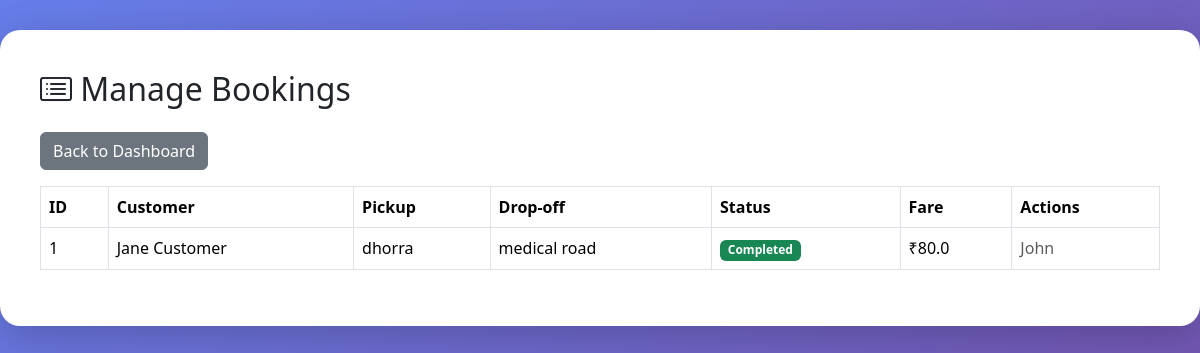
/admin/manage-bookings (signed in), run on the app's committed database.
### app.py (models this page shows)
class Booking(db.Model):
    __tablename__ = 'bookings'
    id = db.Column(db.Integer, primary_key=True)
    customer_id = db.Column(db.Integer, db.ForeignKey('users.id'), nullable=False)
    driver_id = db.Column(db.Integer, db.ForeignKey('drivers.id'))
    cab_id = db.Column(db.Integer, db.ForeignKey('cabs.id'))
    pickup_address = db.Column(db.String(255), nullable=False)
    dropoff_address = db.Column(db.String(255), nullable=False)
    scheduled_time = db.Column(db.DateTime)
    status = db.Column(db.String(20), default='pending')
    distance_km = db.Column(db.Float, default=0.0)
    fare_estimate = db.Column(db.Float, default=0.0)
    fare_final = db.Column(db.Float)
    created_at = db.Column(db.DateTime, default=datetime.utcnow)
    completed_at = db.Column(db.DateTime)

class User(db.Model):
    __tablename__ = 'users'
    id = db.Column(db.Integer, primary_key=True)
    username = db.Column(db.String(150), unique=True, nullable=False)
    email = db.Column(db.String(255), unique=True, nullable=False)
    password = db.Column(db.String(200), nullable=False)
    first_name = db.Column(db.String(100))
    last_name = db.Column(db.String(100))
    phone = db.Column(db.String(20))
    role = db.Column(db.String(20), nullable=False)  # customer, driver, admin
    is_active = db.Column(db.Boolean, default=True)
    created_at = db.Column(db.DateTime, default=datetime.utcnow)
    bookings = db.relationship('Booking', foreign_keys='Booking.customer_id', backref='customer', lazy=True)
    driver_profile = db.relationship('Driver', backref='user', uselist=False)

### app.py (the view)
@app.route('/admin/manage-bookings')
@role_required('admin')
def manage_bookings():
    status_filter = request.args.get('status', 'all')
    bookings = Booking.query.filter_by(status=status_filter).all() if status_filter != 'all' else Booking.query.all()
    drivers = Driver.query.filter_by(status='available').all()
    cabs = Cab.query.filter_by(status='available').all()
    return render_template('admin/manage_bookings.html', bookings=bookings, drivers=drivers, cabs=cabs)

### app.py (called while the page is built)
def role_required(*roles):
    def decorator(f):
        @wraps(f)
        def decorated_function(*args, **kwargs):
            if 'user_id' not in session:
                return redirect(url_for('login'))
            if session.get('role') not in roles:
                flash('Unauthorized access', 'danger')
                return redirect(url_for('dashboard'))
            return f(*args, **kwargs)
        return decorated_function
    return decorator

### templates/admin/manage_bookings.html (shortened to what this page needs)
<!DOCTYPE html>
<html lang="en">
<head>
  <link href="https://cdn.jsdelivr.net/npm/bootstrap@5.3.2/dist/css/bootstrap.min.css" rel="stylesheet">
  <link href="https://cdnjs.cloudflare.com/ajax/libs/bootstrap-icons/1.10.5/font/bootstrap-icons.min.css" rel="stylesheet">
</head>
<body>
  <div class="container-box">
    <h2 class="mb-4"><i class="bi bi-card-list"></i> Manage Bookings</h2>
    <div class="mb-3">
      <a href="/admin/dashboard" class="btn btn-secondary">Back to Dashboard</a>
    </div>
    <table class="table table-hover table-bordered">
      <thead>
        <tr>
          <th>ID</th>
          <th>Customer</th>
          <th>Pickup</th>
          <th>Drop-off</th>
          <th>Status</th>
          <th>Fare</th>
          <th>Actions</th>
        </tr>
      </thead>
      <tbody>
        {% for booking in bookings %}
        <tr>
          <td>{{ booking.id }}</td>
          <td>{{ booking.customer.first_name }} {{ booking.customer.last_name }}</td>
          <td>{{ booking.pickup_address }}</td>
          <td>{{ booking.dropoff_address }}</td>
          <td>
            {% if booking.status == 'pending' %}
              <span class="badge bg-warning">Pending</span>
            {% elif booking.status == 'assigned' %}
              <span class="badge bg-info">Assigned</span>
            {% elif booking.status == 'en_route' %}
              <span class="badge bg-primary">En Route</span>
            {% elif booking.status == 'completed' %}
              <span class="badge bg-success">Completed</span>
            {% else %}
              <span class="badge bg-secondary">{{ booking.status }}</span>
            {% endif %}
          </td>
          <td>₹{{ booking.fare_estimate }}</td>
          <td>
            {% if booking.status == 'pending' %}
              <form method="post" action="/admin/assign-booking/{{ booking.id }}" style="display:inline;">
                <select name="driver_id" class="form-select form-select-sm d-inline-block" style="width:auto;" required>
                  <option value="">Driver</option>
                  {% for driver in drivers %}
                    <option value="{{ driver.id }}">{{ driver.user.first_name }}</option>
                  {% endfor %}
                </select>
                <select name="cab_id" class="form-select form-select-sm d-inline-block" style="width:auto;" required>
                  <option value="">Cab</option>
                  {% for cab in cabs %}
                    <option value="{{ cab.id }}">{{ cab.registration_no }}</option>
                  {% endfor %}
                </select>
                <button type="submit" class="btn btn-sm btn-success">Assign</button>
              </form>
            {% else %}
              <span class="text-muted">
                {% if booking.driver %}
                  {{ booking.driver.user.first_name }}
                {% else %}
                  N/A
                {% endif %}
              </span>
            {% endif %}
          </td>
        </tr>
        {% else %}
        <tr><td colspan="7" class="text-center">No bookings found</td></tr>
        {% endfor %}
      </tbody>
    </table>
  </div>
</body>
</html>

### templates/admin/manage_bookings.html (style rules this page uses)
body { background: linear-gradient(135deg, #667eea 0%, #764ba2 100%); min-height: 100vh; font-family: 'Segoe UI', sans-serif; }
.container-box { background: white; border-radius: 20px; padding: 40px; margin: 30px auto; max-width: 1200px; box-shadow: 0 10px 40px rgba(0,0,0,0.2); }
.table { background: white; }
.table thead { background: linear-gradient(135deg, #667eea 0%, #764ba2 100%); color: white; }

### data on the page
Booking: id "1", customer.first_name "Jane", customer.last_name "Customer", pickup_address "dhorra", dropoff_address "medical road", status "Completed", fare_estimate "80.0", driver.user.first_name "John"
